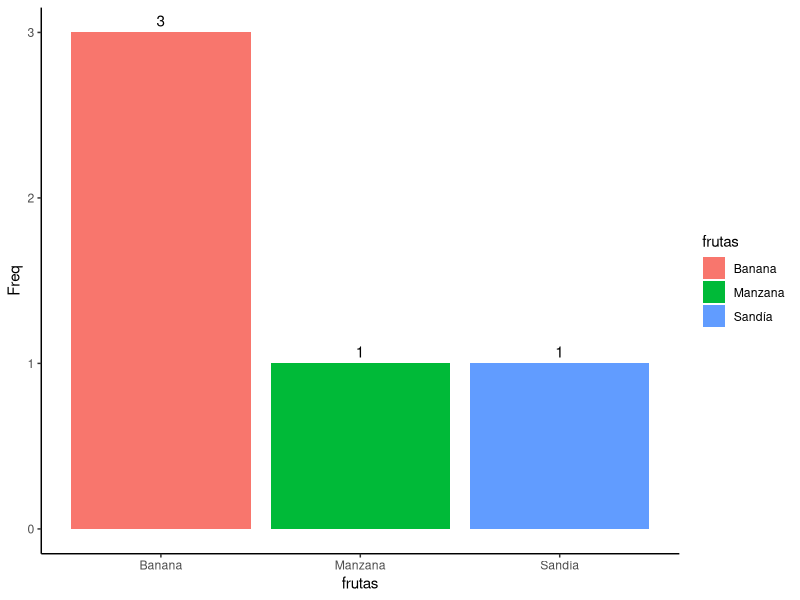

Here is the R script that generated this plot:
## ---- chunk 1
knitr::opts_chunk$set(echo = TRUE)
## ---- chunk 2
frutas <- c("Manzana", "Banana", "Banana", "Sandía")
tabla <- table(frutas)
print(tabla)
print(names(which.max(tabla))) #fruta más repetida
## ---- chunk 3
library(ggplot2)
frutas <- c("Manzana", "Banana", "Banana", "Sandía", "Banana")
df_frutas <- as.data.frame(table(frutas))

ggplot(df_frutas, aes(x = frutas, y =Freq, fill = frutas)) +
  geom_col() +
  geom_text(aes(label = Freq), vjust = -0.5) +
  theme_classic()
